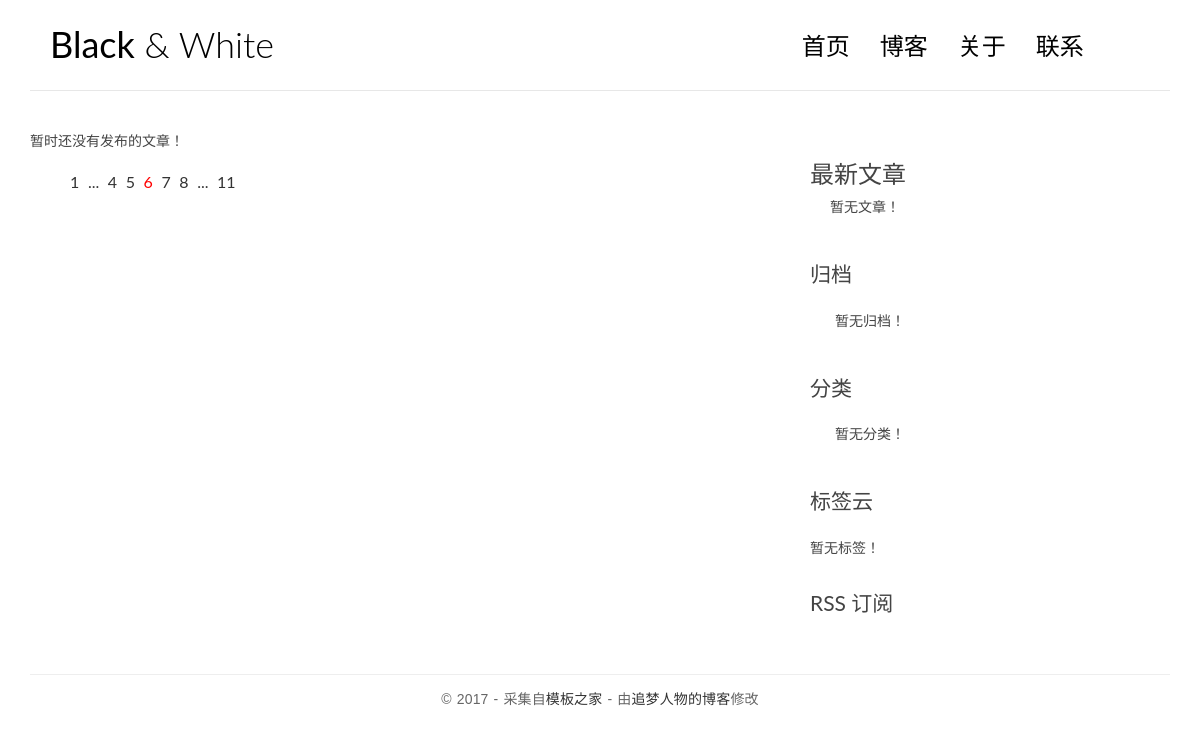
The page /archives/1/1/ on the database as committed earlier.
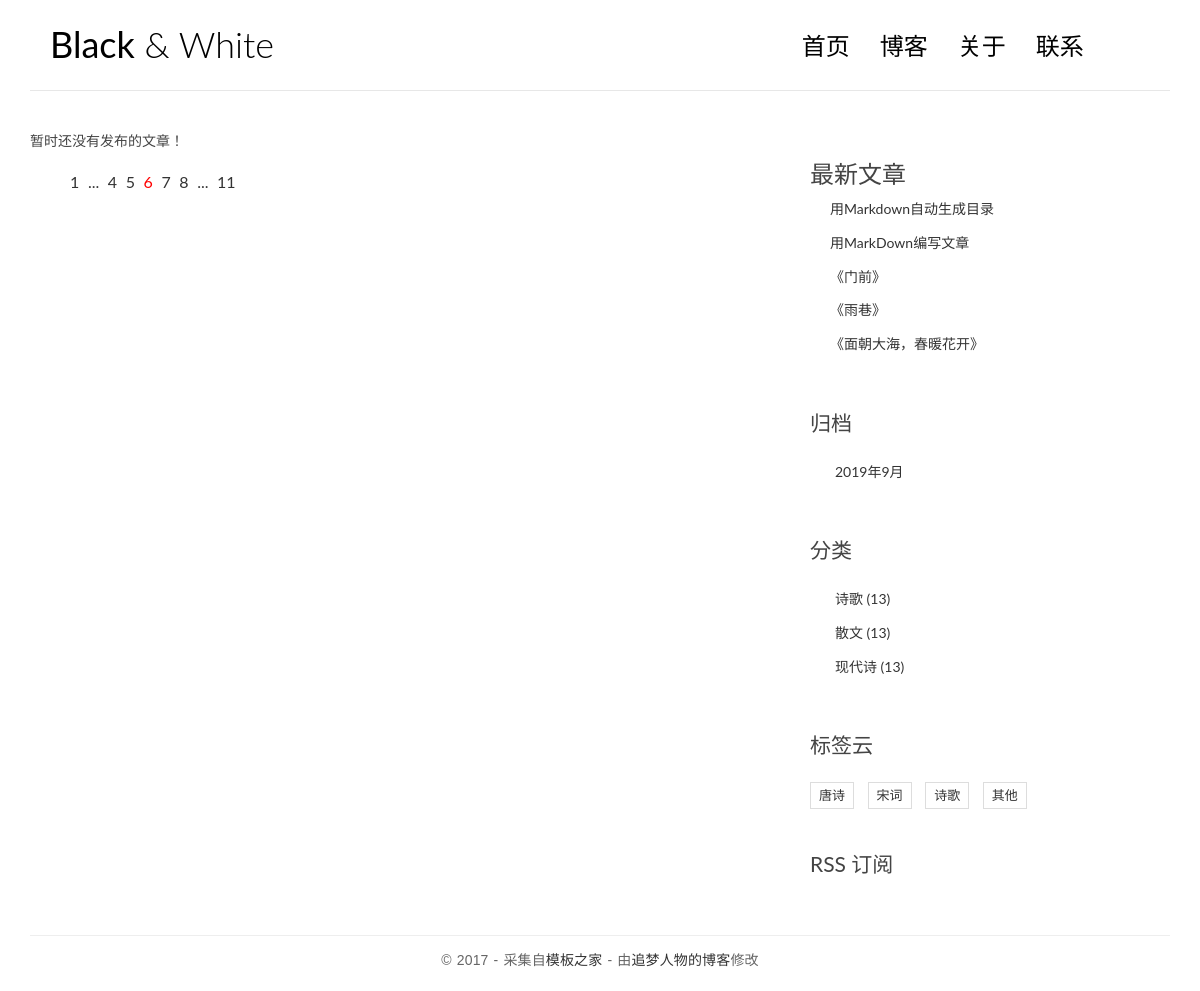
The same page on the database as committed later.
### helloblog/models.py (models this page shows, shortened)
class Post(models.Model):
    title = models.CharField("标题", max_length=70)
    body = models.TextField("正文")
    created_time = models.DateTimeField("创建时间", default=timezone.now)
    modified_time = models.DateTimeField("修改时间")
    excerpt = models.CharField("摘要", max_length=200, blank=True)
    category = models.ForeignKey(Category, verbose_name="分类", on_delete=models.CASCADE)
    tags = models.ManyToManyField(Tag, verbose_name="标签", blank=True)
    author = models.ForeignKey(User, verbose_name="作者", on_delete=models.CASCADE)
    class Meta:
        verbose_name = "文章"
        verbose_name_plural = verbose_name
        ordering = ["-created_time"]
    def get_absolute_url(self):
        return reverse("helloblog:detail", kwargs={"pk": self.pk})

class Category(models.Model):
    name = models.CharField(max_length=100)
    class Meta:
        verbose_name = "分类"
        verbose_name_plural = verbose_name

class Tag(models.Model):
    name = models.CharField(max_length=100)
    class Meta:
        verbose_name = "标签"
        verbose_name_plural = verbose_name

### helloblog/views.py (the view)
# urls.py: path('archives/<int:year>/<int:month>/', views.archive, name='archive'),
def archive(request, year, month):
    post_list = Post.objects.filter(created_time__year=year, created_time__month=month)
    return render(request, "helloblog/index.html", context={"post_list": post_list})

### helloblog/templatetags/blog_extras.py (called while the page is built)
@register.inclusion_tag('helloblog/inclusions/_categories.html', takes_context=True)
def show_categories(context):
    return {
        'category_list': Category.objects.all(),
    }

@register.inclusion_tag('helloblog/inclusions/_tags.html', takes_context=True)
def show_tags(context):
    return {
        'tag_list': Tag.objects.all(),
    }

@register.inclusion_tag('helloblog/inclusions/_archives.html', takes_context=True)
def show_archives(context):
    return {
        'date_list': Post.objects.dates('created_time', 'month', order='DESC')
    }

@register.inclusion_tag('helloblog/inclusions/_recent_posts.html', takes_context=True)
def show_recent_posts(context, num=5):
    return {
        'recent_post_list': Post.objects.all()[:num],
    }

### templates/helloblog/index.html
{% extends 'helloblog/base.html' %}
{% block main %}
    {% for post in post_list %}
        <article class="post post-{{ post.pk }}">
                    <header class="entry-header">
                        <h1 class="entry-title">
                            <a href="{{post.get_absolute_url}}">{{ post.title }}</a>
                        </h1>
                        <div class="entry-meta">
                            <span class="post-category"><a href="#">{{ post.category.name }}</a></span>
                            <span class="post-date">
                                <a href="#">
                                    <time class="entry-date" datetime="{{post.created_time}}">{{post.created_time}}</time>
                                </a>
                            </span>
                            <span class="post-author"><a href="#">{{post.author}}</a></span>
                            <span class="comments-link"><a href="{{post.get_absolute_url}}#comment-area">{{post.comment_set.count}} 评论</a></span>
                            <span class="views-count"><a href="#">588 阅读</a></span>
                        </div>
                    </header>
                    <div class="entry-content clearfix">
                        <p>{{post.excerpt}}...</p>
                        <div class="read-more cl-effect-14">
                            <a href="{{post.get_absolute_url}}" class="more-link">继续阅读 <span class="meta-nav">→</span></a>
                        </div>
                    </div>
                </article>
    {% empty %}
        <div class="no-post"> 暂时还没有发布的文章！</div>
    {% endfor %}
                <div class="pagination">
                    <ul>
                        <li><a href="">1</a></li>
                        <li><a href="">...</a></li>
                        <li><a href="">4</a></li>
                        <li><a href="">5</a></li>
                        <li class="current"><a href="">6</a></li>
                        <li><a href="">7</a></li>
                        <li><a href="">8</a></li>
                        <li><a href="">...</a></li>
                        <li><a href="">11</a></li>
                    </ul>
                </div>
{% endblock main %}

### templates/helloblog/inclusions/_recent_posts.html
<div class="widget widget-recent-posts">
    <h3>
        最新文章
    </h3>
    <ul>
        {% for post in recent_post_list %}
            <li>
                <a href="{{ post.get_absolute_url }}">{{ post.title }}</a>
            </li>
        {% empty %}
            暂无文章！
        {% endfor %}
    </ul>
</div>

### templates/helloblog/inclusions/_categories.html
<div class="widget widget-category">
  <h3 class="widget-title">分类</h3>
  <ul>
    {% for category in category_list %}
      <li>
        <a href="{% url 'helloblog:category' category.pk %}">{{ category.name }} <span class="post-count">(13)</span></a>
      </li>
    {% empty %}
      暂无分类！
    {% endfor %}
  </ul>
</div>

### templates/helloblog/inclusions/_tags.html
<div class="widget widget-tag-cloud">
  <h3 class="widget-title">标签云</h3>
  <ul>
    {% for tag in tag_list %}
      <li>
        <a href="{% url 'helloblog:tag' tag.pk %}">{{ tag.name }}</a>
      </li>
    {% empty %}
      暂无标签！
    {% endfor %}
  </ul>
</div>

Rows that differ between the two databases and show on the page:
added Post: title "用Markdown自动生成目录"
added Post: title "用MarkDown编写文章"
added Post: title "《门前》"
added Post: title "《雨巷》"
added Post: title "《面朝大海，春暖花开》"
added Category: name "诗歌"
added Category: name "散文"
added Category: name "现代诗"
added Tag: name "唐诗"
added Tag: name "宋词"
added Tag: name "诗歌"
added Tag: name "其他"
Other text that changed with them:
new list line: "2019 年 9 月"
text no longer shown: "暂无文章！ 暂无归档！ 暂无分类！ 暂无标签！"
